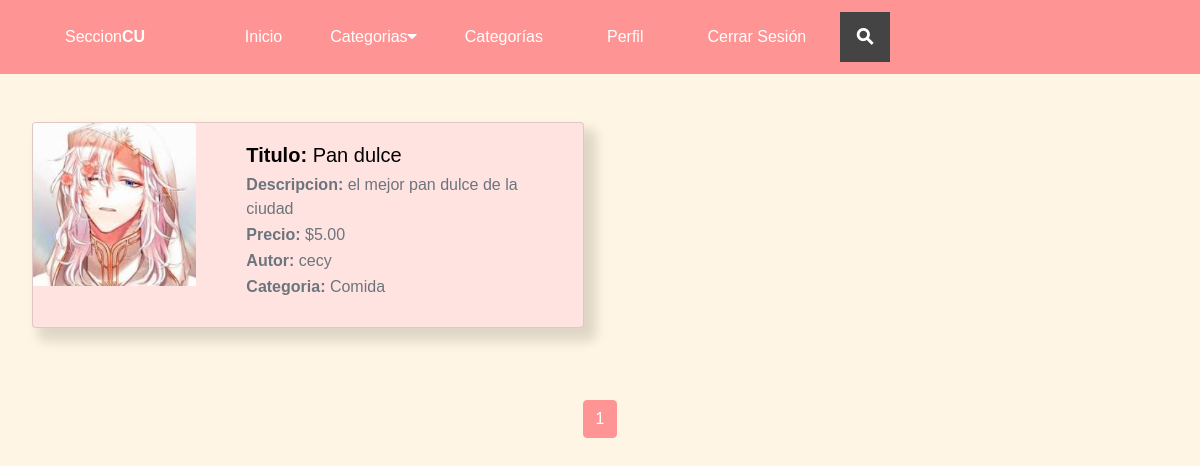
Page /home/ on the earlier database version.
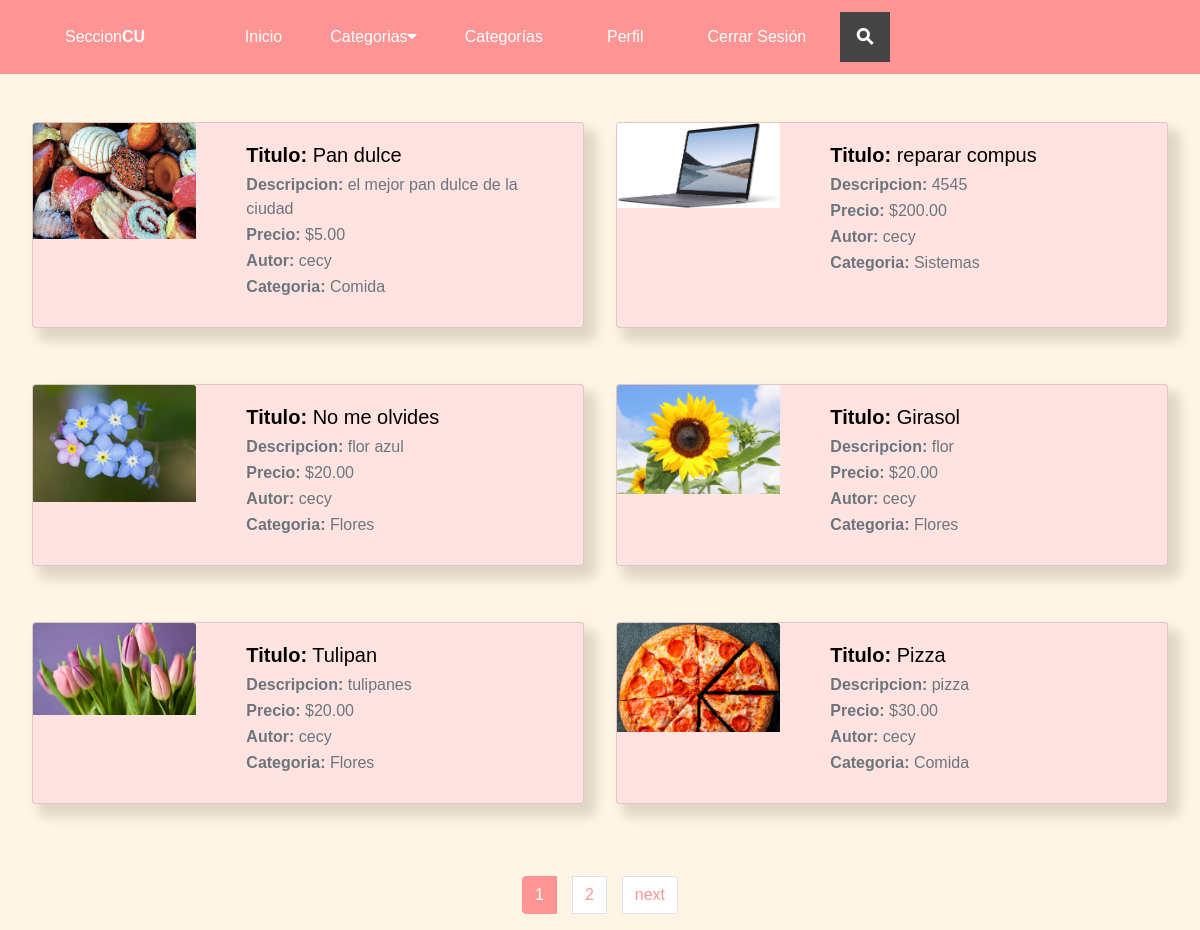
Same page on the later database version.
### publicaciones/models.py (models this page shows, shortened)
class Publicaciones(models.Model):
    titulo = models.CharField(max_length=50)
    descripcion = models.CharField(max_length=200)
    imagen =  models.ImageField(upload_to='publicaciones', null=True, blank=True)
    estado = models.BooleanField(default=True)
    autor = models.ForeignKey(User, on_delete=models.CASCADE)
    precio = models.DecimalField(max_digits=10, decimal_places=2)
    categoria = models.ForeignKey(Categoria, on_delete=models.CASCADE)
    created = models.DateField(auto_now_add=True)
    updated = models.DateField(auto_now_add=True)
    class Meta:
        verbose_name='publicacion'
        verbose_name_plural = 'publicaciones'

class Categoria(models.Model):
    nombre = models.CharField(max_length=50)
    created = models.DateField(auto_now_add=True)
    updated = models.DateField(auto_now_add=True)
    class Meta:
        verbose_name='categoria'
        verbose_name_plural = 'categorias'
    def __str__(self):
        return self.nombre

### autentificacion/models.py (models this page shows)
class User(AbstractUser):
    email = models.EmailField(
        verbose_name='email address',
        max_length=255,
        unique=True,
    )
    username = models.CharField(max_length=100, unique=False)
    birthdate = models.DateField(null=True, blank=True)
    phone = models.CharField(max_length=10, null=True, blank=True)
    address = models.CharField(max_length=200, null=True, blank=True)
    photo = models.ImageField(upload_to='autentificacion', null=True, blank=True, default='autentificacion/gato.JPG')
    career = models.CharField(max_length=30,null=True, blank=True)
    created = models.DateField(auto_now_add=True)
    USERNAME_FIELD = 'email'
    REQUIRED_FIELDS = ['username']
    def __str__(self):
        return self.username

### publicaciones/views.py (the view)
# urls.py: path("", views.principal, name="home"),
def principal(request):
    publicaciones_all = Publicaciones.objects.all()
    categorias = Categoria.objects.all()
    paginator = Paginator(publicaciones_all, 6)
    page_number = request.GET.get('page')
    publicaciones = paginator.get_page(page_number)
    return render(request, "publicaciones/home.html", {"publicaciones" : publicaciones, "categorias" : categorias})

### publicaciones/templates/publicaciones/home.html (shortened to what this page needs)
{% extends 'publicaciones/nav.html' %}
{% load static %}
{%block content%}
    <div class="publicaciones-2">
        {%for publicacion in publicaciones%}
        <div class="card mb-4 sombreado">
            <div class="row g-0">
              <div class="col-md-4">
                <img src="{{publicacion.imagen.url}}" class="card-img-top">
              </div>
              <div class="col-md-8">
                <div class="card-body">
                    <h5 class="card-title"><span class="span-card">Titulo:</span> {{publicacion.titulo}}</h5>
                    <p class="card-subtitle mb-2 text-muted"><span>Descripcion:</span> {{publicacion.descripcion }}</p>
                    <p class="card-subtitle mb-2 text-muted"><span class="span-card">Precio:</span> ${{publicacion.precio}}</p>
                    <p class="card-subtitle mb-2 text-muted"><span class="span-card">Autor:</span> {{publicacion.autor}}</p>
                    <p class="card-subtitle mb-2 text-muted"><span class="span-card">Categoria:</span> {{publicacion.categoria}}</p>
                </div>
              </div>
            </div>
        </div>
        {%endfor%}
    </div>
{% include "publicaciones/paginacion_publicaciones.html" with page_obj=publicaciones  %}
{%endblock%}

### publicaciones/templates/publicaciones/nav.html (shortened to what this page needs)
<!DOCTYPE html>
<html lang="en">
  <head>
    {% load static %}
    <link rel="stylesheet" href="https://stackpath.bootstrapcdn.com/bootstrap/4.3.1/css/bootstrap.min.css">
    <link href="{% static 'publicaciones/assets/css/header.css' %}" rel="stylesheet">
    <link href="{% static 'publicaciones/assets/css/publicaciones.css' %}" rel="stylesheet">
    <link href="{% static 'publicaciones/assets/css/queries.css' %}" rel="stylesheet">
    <link href="{% static 'publicaciones/assets/css/perfil.css' %}" rel="stylesheet">
    <link rel="stylesheet" href="https://cdnjs.cloudflare.com/ajax/libs/font-awesome/4.7.0/css/font-awesome.min.css">
  </head>
  <body>
    <nav class="navbar navbar-expand-sm navbar-light bg-nav row row-cols-auto">
      <a class="navbar-brand" href="#">
        <a href="{% url 'home'%}" class="logo">Seccion<span>CU</span></a>
      </a>
      <div class="collapse navbar-collapse offset-1" id="opciones">
        <ul class="navbar-nav ">
          <li class="nav-item">
            <a class="nav-link" href="{% url 'home'%}">Inicio</a>
          </li>
          <div class="subnav">
            <button class="subnavbtn">Categorias<i class="fa fa-caret-down"></i></button>
          </div>
          <li class="nav-item">
            <a class="nav-link" href="#">Categorías</a>
          </li>
          <li class="nav-item">
            <a class="nav-link" href="{% url 'perfil'%}">Perfil</a>
          </li>
          <li class="nav-item">
            <a class="nav-link" href="{% url 'logout'%}">Cerrar Sesión</a>
          </li>
        </ul>
        <div class="search-container">
          <form action="{% url 'busqueda'%}" method="get">
            <label class="button searchbutton" for="searchleft"><span class="mglass">&#9906;</span></label>
          </form>
        </div>
      </div>
    </nav>
    {% block content%}
    {% endblock%}
  </body>
</html>

### publicaciones/templates/publicaciones/paginacion_publicaciones.html (shortened to what this page needs)
<nav aria-label="Page navigation example">
    <ul class="pagination justify-content-center mt-5">
          {% for i in page_obj.paginator.page_range %}
              {% if i == page_obj.number %}
                  <li class="page-item active paginacion">
                      <a class="page-link" href="#">{{ i }}</a>
                  </li>
              {% else %}
                  <li class="page-item paginacion">
                      <a class="page-link" href="?page={{ i }}">{{ i }}</a>
                  </li>
              {% endif %}
          {% endfor %}
          {% if page_obj.has_next %}
              <li class="page-item paginacion">
                  <a class="page-link" href="?page={{ page_obj.next_page_number }}">next</a>
              </li>
          {% endif %}
    </ul>
  </nav>

### publicaciones/static/publicaciones/assets/css/header.css (style rules this page uses)
.logo { display: flex; justify-content: center; align-items: center; text-decoration: none; color: white; font-size: 2rem; }
.bg-nav { background-color: #FF9494; }
span { font-weight: bold; }
body { font-family: sans-serif; background-color: #FFF5E4; }
.button { display: inline-block; margin: 4px 2px; background-color: #444; font-size: 14px; padding-left: 32px; padding-right: 32px; height: 50px; line-height: 50px; text-align: center; color: white; text-decoration: none; cursor: pointer; -moz-user-select: none; -khtml-user-select: none; -webkit-user-select: none; -ms-user-select: none; user-select: none; }
.search-container { position: relative; display: inline-block; margin: 4px 2px; height: 50px; width: 50px; vertical-align: bottom; }
.mglass { display: inline-block; pointer-events: none; -webkit-transform: rotate(-45deg); -moz-transform: rotate(-45deg); -o-transform: rotate(-45deg); -ms-transform: rotate(-45deg); }
.searchbutton { position: absolute; font-size: 22px; width: 100%; margin: 0; padding: 0; }

### publicaciones/static/publicaciones/assets/css/publicaciones.css (style rules this page uses)
.publicaciones-2 { display: grid; grid-template-columns: repeat(2, 1fr); gap: 2rem; margin: 3rem 2rem 0 2rem; }
.card-title { color: rgb(0, 0, 0); }
.card { background-color: #FFE3E1; }
.nav-link { color: white !important; }
.page-link { color: #FF9494; }
.sombreado { box-shadow: 9px 10px 12px 3px rgba(0,0,0,0.13); -webkit-box-shadow: 9px 10px 12px 3px rgba(0,0,0,0.13); -moz-box-shadow: 9px 10px 12px 3px rgba(0,0,0,0.13); }
.page-item.active .page-link { background-color: #FF9494; border-color: #FF9494; }
.paginacion { margin: 0 .5rem; border-radius: 12px; }
.span-card { font-weight: bold; }

### publicaciones/static/publicaciones/assets/css/queries.css (style rules this page uses)
@media (min-width: 768px) { .logo { margin-right: -3rem; } }
@media (min-width: 1080px) { .nav-link { margin: 0 1.5rem; } }

### publicaciones/templates/publicaciones/nav.html (style rules this page uses)
.navbar a { float: left; font-size: 16px; color: white; text-align: center; padding: 14px 16px; text-decoration: none; }
.subnav { float: left; overflow: hidden; }
.subnav .subnavbtn { font-size: 16px; border: none; outline: none; color: white; padding: 14px 16px; background-color: inherit; font-family: inherit; margin: 0; }

### publicaciones/templates/publicaciones/home.html (style rules this page uses)
img { width: 20%; }

Differences in the rows shown:
changed Publicaciones "Pan dulce": imagen: a different picture
added Publicaciones: imagen (picture), titulo "reparar compus", descripcion "4545", precio "200.00", autor "cecy", categoria "Sistemas"
added Publicaciones: imagen (picture), titulo "No me olvides", descripcion "flor azul", precio "20.00", autor "cecy", categoria "Flores"
added Publicaciones: imagen (picture), titulo "Girasol", descripcion "flor", precio "20.00", autor "cecy", categoria "Flores"
added Publicaciones: imagen (picture), titulo "Tulipan", descripcion "tulipanes", precio "20.00", autor "cecy", categoria "Flores"
added Publicaciones: imagen (picture), titulo "Pizza", descripcion "pizza", precio "30.00", autor "cecy", categoria "Comida"
Other differences:
new list line: "2"
text now shown: "next"
